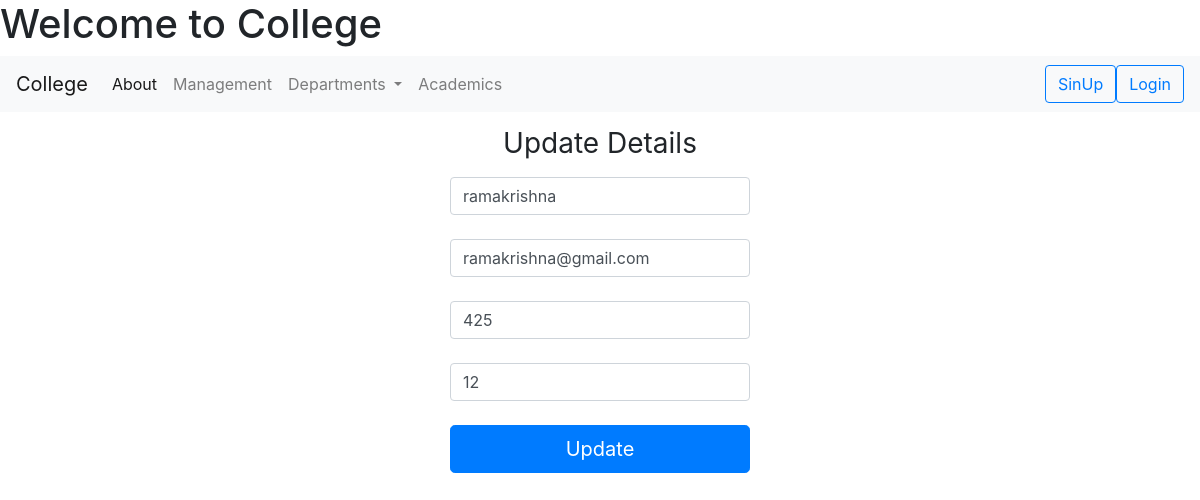
The app's page /faculty/edit/11 with its own data.
### CSE/models.py (models this page shows, shortened)
class CseStudentRegister(models.Model):
    student_name = models.CharField(max_length=10)
    phone_num = models.IntegerField()
    email = models.EmailField()
    age = models.IntegerField()

### CSE/views.py (the view, shortened to what this page needs)
# urls.py: path('edit/<int:id>', views.edit, name='edit'),
def edit(request, id):
    student = CseStudentRegister.objects.get(id=id)
    return render(request, 'edit.html', {'data': student})

### CSE/templates/edit.html (shortened to what this page needs)
{% extends 'index.html' %}
{% block foo %}
<form class="form-signin" style="text-align: center;" method="post">
      <h1 class="h3 mb-3 font-weight-normal">Update Details</h1>
    <input type="text"  class="form-control" placeholder="Name" name="name" value="{{ data.student_name }}"><br>
    <input type="email" class="form-control" placeholder="Email address" name="email" value="{{ data.email }}"><br>
    <input type="text" class="form-control" placeholder="Phone number" name="phone_num" value="{{ data.phone_num }}"><br>
    <input type="text" class="form-control" placeholder="age" name="age" value="{{ data.age }}"><br>
      <button class="btn btn-lg btn-primary btn-block" type="submit">Update</button>
</form>
{% endblock %}

### CSE/templates/index.html (style rules this page uses)
.form-signin { width: 100%; max-width: 330px; padding: 15px; margin: auto; }
form { display: block; margin-top: 0em; }

### records on screen
CseStudentRegister: name "ramakrishna", email "ramakrishna@gmail.com", phone_num "425", age "12"
